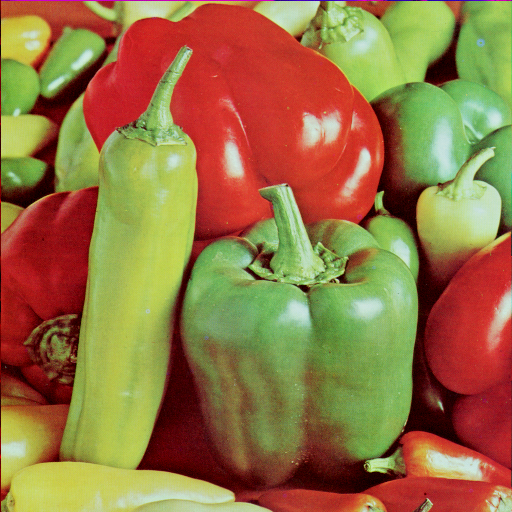
#> input picture peppers.png, 512 x 512 px
$ python solve.py
#> lines starting #> are read from the running program, lines starting #| are printed output that depends on the picture
### utilities/hess.py
import numpy as np

def hessenberg(X):
    """ Converts matrix to Hessenberg form, with zeros below the first subdiagonal,
    using Householder reflections. Given the input is symmetric, actually returns
    a tridiagonal matrix. The advantage is that a Hessenberg matrix has the same
    eigenvalues as the original matrix, and zeros make further calculations easier.

    [ x x - - ]
    [ x x x - ]
    [ - x x x ]
    [ - - x x ]

    X = Q1.H.Q1T
    """

    assert isinstance(X, np.ndarray)
    assert X.ndim == 2
    n_rows, n_cols = X.shape
    assert n_rows == n_cols, "error, Householder reflection here only works for nxn matrix"

    identity = np.eye(n_cols, dtype="float64")
    Q1 = np.copy(identity)
    H = np.copy(X).astype("float64")

    for j in range(n_cols - 2):
        vector = H[j+1:, j]  #column vector below diagonal

        sign = 1 if vector[0] >= 0 else -1
        hyper = np.copy(vector)
        hyper[0] += sign * pow(np.dot(vector.T, vector), 0.5)  #represents the reflection hyperplane

        #reflection matrix is less than nxn
        reflect = 2 * np.outer(hyper, hyper.T) / np.dot(hyper.T, hyper) - identity[j+1:, j+1:]

        H[j+1:, :] = np.matmul(reflect, H[j+1:, :])  #faster than using full nxn multiplication
        H[:, j+1:] = np.matmul(H[:, j+1:], reflect.T)
        Q1[:, j+1:] = np.matmul(Q1[:, j+1:], reflect.T)

    print("converted to Hessenberg form")
    return Q1, H

### utilities/qr.py
import numpy as np

def givens_rotation(M):
    """ Converts Hessenberg matrix to upper triangular matrix,
    using Givens rotations.

    [ x x x x ]
    [ - x x x ]
    [ - - x x ]
    [ - - - x ]

    M = Q.R
    """

    m = M.shape[0]
    Q = np.eye(m, dtype="float64")
    R = np.copy(M).astype("float64")

    for k in range(m - 1):
        vector = R[k:k+2, k]   #the two diagonal and subdiagonal elements of a column

        norm = pow(np.dot(vector.T, vector), 0.5)
        cos = vector[0] / norm
        sin = vector[1] / norm
        rotate = np.array([[cos, sin], [-sin, cos]], dtype="float64")   #2x2 clockwise rotation matrix

        R[k:k+2, :] = np.matmul(rotate, R[k:k+2, :])   #faster than using full nxn multiplication
        Q[:, k:k+2] = np.matmul(Q[:, k:k+2], rotate.T)

    return Q, R


def wilkinson_shift(M):
    """ Finds an eigenvalue of 2x2 lower right block
    [a c]
    [c d]
    """

    a = M[0, 0]
    c = M[1, 0]
    d = M[1, 1]
    diff = (a - d) / 2
    sign = 1 if diff >= 0 else -1
    w = d - sign * pow(c, 2) / (abs(diff) + pow(pow(diff, 2) + pow(c, 2), 0.5))
    return w


def decomposition(H):
    """ Decompose Hessenberg matrix into its eigenvalues & eigenvectors
    using repeated Givens rotations, with Wilkinson shift to speed convergence.

    H = Q2.right.Q2T
    """

    assert isinstance(H, np.ndarray)
    assert H.ndim == 2

    n_rows = H.shape[0]
    identity = np.eye(n_rows, dtype="float64")
    Q2 = np.copy(identity)
    right = np.copy(H).astype("float64")

    count = 0
    for j in range(n_rows, 1, -1):  #512 .. 2
        while True:
            count += 1

            w = wilkinson_shift(right[j-2:j, j-2:j])   #returns scalar from lower right 2x2 matrix
            right_shifted = right[:j, :j] - w * identity[:j, :j]

            Q, R = givens_rotation(right_shifted)
            Q2[:, :j] = np.matmul(Q2[:, :j], Q)
            right[:j, :j] = np.matmul(R, Q) + w * identity[:j, :j]

            if abs(right[j-1, j-2]) < 1e-4:   #arbitrary stopping value for c in Wilkinson sub matrix
                break

        if (513 - j) % 100 == 0:
            print(f"qr iter: {count}..")

    eigvals = [right[i, i] for i in range(n_rows)]
    return Q2, eigvals

### solve.py
#!/usr/bin/env python3

import cv2 as cv
import math
import numpy as np

from utilities import hess, qr


N_EIGS = 128

# image chosen is 512x512 so if take first 128 eigenvalues
# results in noise of about 36 dB comparing rebuilt image to original
# changing N_EIGS will change the resolution of the rebuilt image


def custom_eig(img_cov):
    Q1, H = hess.hessenberg(img_cov)
    Q2, eig_vals = qr.decomposition(H)
    eig_vecs = np.matmul(Q1, Q2)
    return eig_vals, eig_vecs


def compress_image(img):
    n_rows, n_cols = img.shape
    print(f"imported image..  pixel height {n_rows}, width {n_cols}")

    col_mean = img.sum(axis=0) / n_rows
    img_less_mean = img - col_mean
    col_var = np.square(img_less_mean).sum(axis=0) / n_rows
    col_stdev = np.sqrt(col_var)
    img_norm = img_less_mean / col_stdev
    img_cov = np.matmul(img_norm.T, img_norm) / (n_rows - 1)

    print("finding eigenvectors..")
    #alternatively could replace the custom eigenvalue function with the numpy linalg function
    #eig_vals, eig_vecs = np.linalg.eig(img_cov)
    eig_vals, eig_vecs = custom_eig(img_cov)

    print("found eigenvectors")
    eig_vals_np = np.array(eig_vals)
    abs_vals = np.abs(eig_vals_np)
    v_indices = np.argsort(abs_vals)[::-1][:N_EIGS]
    #argsort returns low to high, then reverse -> high to low, then take highest N_EIGS

    vecs_sorted = eig_vecs[:, v_indices]
    vals_sorted = eig_vals_np[v_indices]

    print(f"sorted by {N_EIGS} highest eigenvalues")
    print(f"vecs, vals shape: {vecs_sorted.shape}, {vals_sorted.shape}")

    components = np.matmul(img_norm, vecs_sorted)   #project image on reduced eigenvectors
    print("compressed photo")
    print(f"principal components shape {components.shape}")
    return components, vecs_sorted, col_mean, col_stdev


def rebuild_image(components, vecs, cols_mean, cols_std):
    img_after = np.matmul(components, vecs.T) * cols_std + cols_mean
    img_after = img_after.astype("uint8")
    return img_after


def calc_noise(img, img_after):
    n_rows, n_cols = img.shape
    diff = img - img_after
    mse = np.square(diff).sum() / (n_rows * n_cols)
    psnr = 10 * math.log(pow(255, 2) / mse, 10)   #max pixel value is 255

    print(f"comparison between photos shows peak signal to noise ratio of {psnr:.01f} dB")
    print("higher the better, typically lossy compression is 30-50 dB")
    return


if __name__ == '__main__':
    img = cv.imread("peppers.png", 0)   #reads USC peppers image as greyscale
#> img: shape (512, 512); min 0, max 227, mean 119.7
    components, vecs, cols_mean, cols_std = compress_image(img)
#| imported image..  pixel height 512, width 512
#> in compress_image, `col_mean = img.sum(axis=0) / n_rows`: col_mean = 512 values, max 154.9 at index 132, min 27.02 at index 0, mean 119.7
#> in compress_image, `col_var = np.square(img_less_mean).sum(axis=0) / n_rows`: col_var = 512 values, max 5562.4 at index 178, min 132.9 at index 0, mean 2608.5
#> in compress_image, `col_stdev = np.sqrt(col_var)`: col_stdev = 512 values, max 74.58 at index 178, min 11.53 at index 0, mean 49.98
#> the loop in hessenberg, `for j in range(n_cols - 2):` made 510 passes
#> sign on passes 1 to 3: -1, 1, -1
#> pass 1, in hessenberg, `reflect = 2 * np.outer(hyper, hyper.T) / np.dot(hyper.T, hyper) - iden..`:
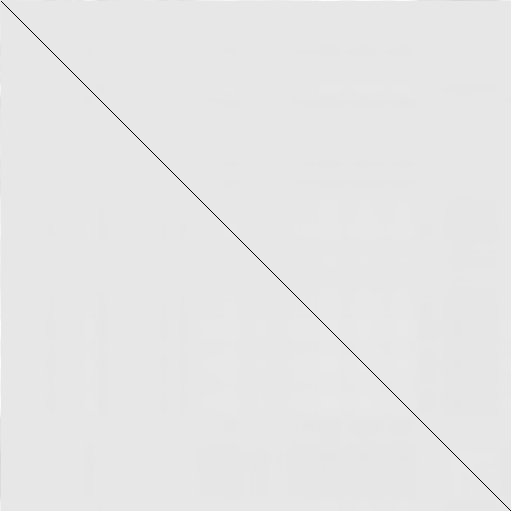
#> reflect: shape (511, 511) float64; min -1, max 0.102, mean -0.0016; drawn with min black and max white
#> after the loop in hessenberg, `for j in range(n_cols - 2):`:
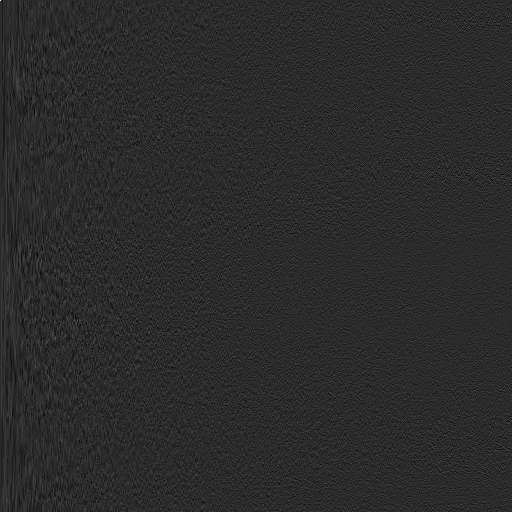
#> Q1: shape (512, 512) float64; min -0.205, max 1, mean 5.33e-05; drawn with min black and max white
#> the loop in decomposition, `for j in range(n_rows, 1, -1):` made 511 passes
#> pass 1, in givens_rotation, `Q = np.eye(m, dtype="float64")`:
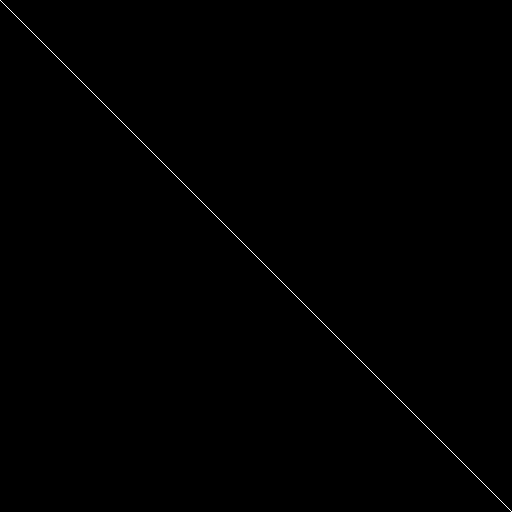
#> Q: shape (512, 512) float64; values 0 (black) and 1 (white), 0.2% white in thin lines or dots
#> after the loop in decomposition, `for j in range(n_rows, 1, -1):`:
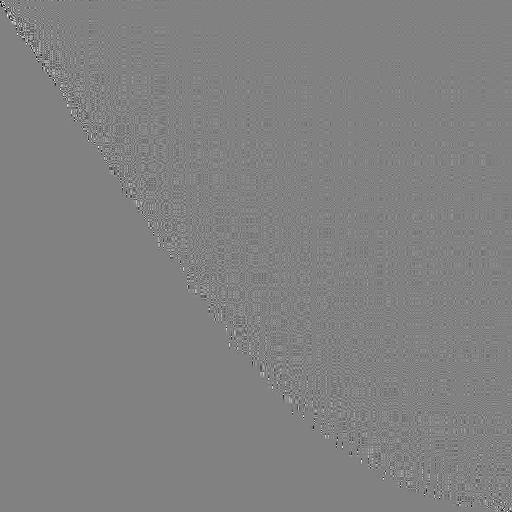
#> Q2: shape (512, 512) float64; min -0.756, max 0.734, mean 0.000137; drawn with min black and max white
#> after the loop in decomposition, `for j in range(n_rows, 1, -1):`: count = 511
#> in decomposition, `eigvals = [right[i, i] for i in range(n_rows)]`: eigvals = 512 values, max 122 at index 0, min 3.91e-08 at index 451, mean 1
#> in custom_eig, `Q2, eig_vals = qr.decomposition(H)`: eig_vals has the same summary as eigvals in decomposition
#> in compress_image, `eig_vals, eig_vecs = custom_eig(img_cov)`: eig_vals has the same summary as eigvals in decomposition
#> in compress_image, `eig_vals_np = np.array(eig_vals)`: eig_vals_np has the same summary as eigvals in decomposition
#> in compress_image, `abs_vals = np.abs(eig_vals_np)`: abs_vals has the same summary as eigvals in decomposition
#> in compress_image, `v_indices = np.argsort(abs_vals)[::-1][:N_EIGS]`: v_indices = 128 values from 0 to 127
#> in compress_image, `vecs_sorted = eig_vecs[:, v_indices]`:
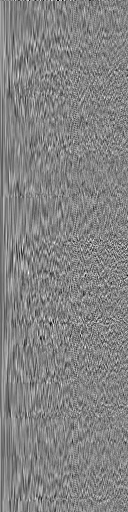
#> vecs_sorted: shape (512, 128) float64; min -0.242, max 0.227, mean -0.000214; drawn with min black and max white
#> in compress_image, `vals_sorted = eig_vals_np[v_indices]`: vals_sorted = 128 values, max 122 at index 0, min 0.0441 at index 127, mean 3.98
#| vecs, vals shape: (512, 128), (128,)
#> in compress_image, `components = np.matmul(img_norm, vecs_sorted)`:
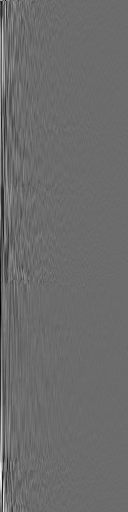
#> components: shape (512, 128) float64; min -19.33, max 26.27, mean 0; drawn with min black and max white
#| principal components shape (512, 128)
#> cols_mean has the same summary as col_mean in compress_image; cols_std has the same summary as col_stdev in compress_image

    img_after = rebuild_image(components, vecs, cols_mean, cols_std)

    ratio = img.shape[1] / (components.shape[1] + vecs.shape[1] + 2)   #add 2 to include mean & stdev vectors
#> ratio = 1.98
    print(f"compression ratio = {ratio:.01f}")
#| compression ratio = 2.0
    calc_noise(img, img_after)
#> in calc_noise, `diff = img - img_after`:
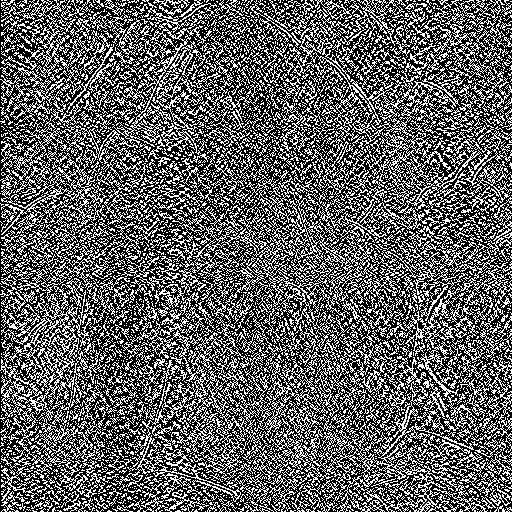
#> diff: shape (512, 512); min 0, max 255, mean 97.1
#> in calc_noise, `mse = np.square(diff).sum() / (n_rows * n_cols)`: mse = 13.19
#> in calc_noise, `psnr = 10 * math.log(pow(255, 2) / mse, 10)`: psnr = 36.93
#| comparison between photos shows peak signal to noise ratio of 36.9 dB

    cv.imshow("rebuilt image", img_after)
    cv.waitKey(0)   #shows image until any key pressed
